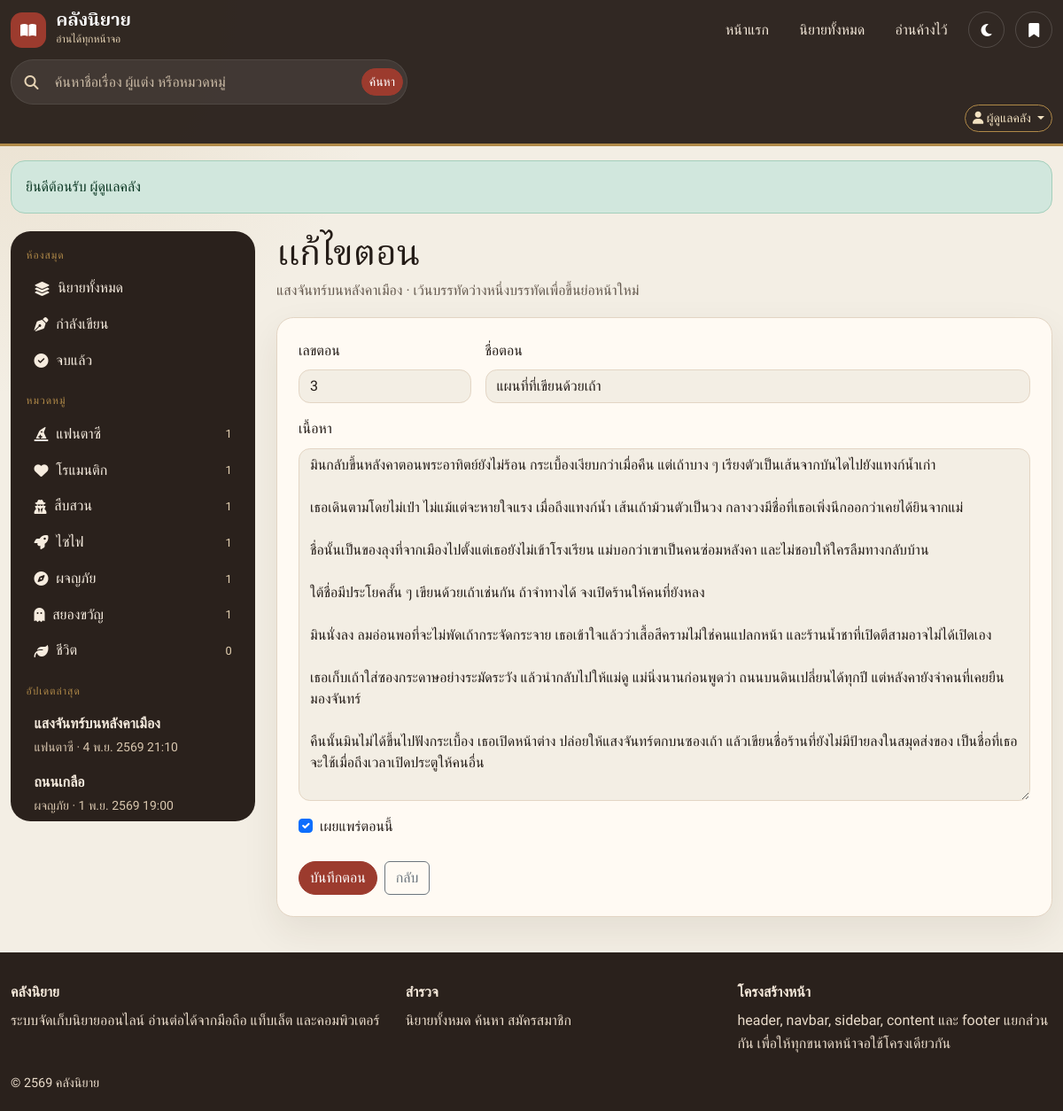
The app's page /index.php?page=admin-chapter-form&novel=1&id=3 (signed in) with its own data.
### tables this page shows
CREATE TABLE users (
    id INT UNSIGNED NOT NULL AUTO_INCREMENT,
    username VARCHAR(50) NOT NULL,
    email VARCHAR(120) NOT NULL,
    password_hash VARCHAR(255) NOT NULL,
    display_name VARCHAR(100) NOT NULL,
    role ENUM('admin', 'member') NOT NULL DEFAULT 'member',
    created_at DATETIME NOT NULL DEFAULT CURRENT_TIMESTAMP,
    updated_at DATETIME NOT NULL DEFAULT CURRENT_TIMESTAMP ON UPDATE CURRENT_TIMESTAMP,
    PRIMARY KEY (id),
    UNIQUE KEY uq_users_username (username),
    UNIQUE KEY uq_users_email (email)
);

CREATE TABLE categories (
    id INT UNSIGNED NOT NULL AUTO_INCREMENT,
    name VARCHAR(80) NOT NULL,
    slug VARCHAR(120) NOT NULL,
    description VARCHAR(255) NOT NULL DEFAULT '',
    icon VARCHAR(60) NOT NULL DEFAULT 'fa-book',
    sort_order INT NOT NULL DEFAULT 0,
    created_at DATETIME NOT NULL DEFAULT CURRENT_TIMESTAMP,
    PRIMARY KEY (id),
    UNIQUE KEY uq_categories_slug (slug)
);

CREATE TABLE novels (
    id INT UNSIGNED NOT NULL AUTO_INCREMENT,
    title VARCHAR(200) NOT NULL,
    slug VARCHAR(220) NOT NULL,
    author_name VARCHAR(120) NOT NULL,
    category_id INT UNSIGNED NOT NULL,
    synopsis TEXT NOT NULL,
    cover_image VARCHAR(255) DEFAULT NULL,
    status ENUM('ongoing', 'completed', 'hiatus') NOT NULL DEFAULT 'ongoing',
    is_published TINYINT(1) NOT NULL DEFAULT 1,
    view_count INT UNSIGNED NOT NULL DEFAULT 0,
    created_by INT UNSIGNED DEFAULT NULL,
    created_at DATETIME NOT NULL DEFAULT CURRENT_TIMESTAMP,
    updated_at DATETIME NOT NULL DEFAULT CURRENT_TIMESTAMP ON UPDATE CURRENT_TIMESTAMP,
    PRIMARY KEY (id),
    UNIQUE KEY uq_novels_slug (slug),
    KEY idx_novels_category (category_id),
    KEY idx_novels_pub_updated (is_published, updated_at),
    CONSTRAINT fk_novels_category FOREIGN KEY (category_id) REFERENCES categories (id) ON UPDATE CASCADE ON DELETE RESTRICT,
    CONSTRAINT fk_novels_user FOREIGN KEY (created_by) REFERENCES users (id) ON UPDATE CASCADE ON DELETE SET NULL
);

CREATE TABLE chapters (
    id INT UNSIGNED NOT NULL AUTO_INCREMENT,
    novel_id INT UNSIGNED NOT NULL,
    chapter_number INT UNSIGNED NOT NULL,
    title VARCHAR(200) NOT NULL,
    content LONGTEXT NOT NULL,
    is_published TINYINT(1) NOT NULL DEFAULT 1,
    view_count INT UNSIGNED NOT NULL DEFAULT 0,
    created_at DATETIME NOT NULL DEFAULT CURRENT_TIMESTAMP,
    updated_at DATETIME NOT NULL DEFAULT CURRENT_TIMESTAMP ON UPDATE CURRENT_TIMESTAMP,
    PRIMARY KEY (id),
    UNIQUE KEY uq_chapter_number (novel_id, chapter_number),
    CONSTRAINT fk_chapters_novel FOREIGN KEY (novel_id) REFERENCES novels (id) ON UPDATE CASCADE ON DELETE CASCADE
);

### includes/library.php (called while the page is built, shortened)
<?php
function novel_select_sql(): string
{
    return 'SELECT n.id, n.title, n.slug, n.author_name, n.category_id, n.synopsis, n.cover_image,
                   n.status, n.is_published, n.view_count, n.created_by, n.created_at, n.updated_at,
                   c.name AS category_name, c.slug AS category_slug, c.icon AS category_icon,
                   (SELECT COUNT(*) FROM chapters ch WHERE ch.novel_id = n.id AND ch.is_published = 1) AS chapter_count,
                   (SELECT COUNT(*) FROM chapters ch2 WHERE ch2.novel_id = n.id) AS chapter_total
            FROM novels n
            INNER JOIN categories c ON c.id = n.category_id';
}
function novel_filters(array $filters): array
{
    $where = [];
    $params = [];
    if (empty($filters['include_unpublished'])) {
        $where[] = 'n.is_published = 1';
    }
    if (!empty($filters['id'])) {
        $where[] = 'n.id = ?';
        $params[] = (int) $filters['id'];
    }
    $order = match ($filters['sort'] ?? 'new') {
        'popular' => 'n.view_count DESC, n.updated_at DESC',
        'title' => 'n.title ASC',
        'old' => 'n.created_at ASC',
        default => 'n.updated_at DESC',
    };
    return [$where, $params, $order];
}
function query_novels(array $filters, int $limit, int $offset = 0): array
{
    [$where, $params, $order] = novel_filters($filters);
    $limit = max(1, min(60, $limit));
    $offset = max(0, $offset);
    $sql = novel_select_sql()
        . ' WHERE ' . implode(' AND ', $where)
        . ' ORDER BY ' . $order
        . ' LIMIT ' . $limit . ' OFFSET ' . $offset;
    $stmt = db()->prepare($sql);
    $stmt->execute($params);
    return $stmt->fetchAll();
}
function find_novel(int $id, bool $includeUnpublished = true): ?array
{
    $rows = query_novels([
        'id' => $id,
        'include_unpublished' => $includeUnpublished,
    ], 1);
    return $rows[0] ?? null;
}
function categories_with_counts(): array
{
    $sql = 'SELECT c.*, COUNT(n.id) AS novel_count
            FROM categories c
            LEFT JOIN novels n ON n.category_id = c.id AND n.is_published = 1
            GROUP BY c.id
            ORDER BY c.sort_order ASC, c.name ASC';
    return db()->query($sql)->fetchAll();
}
function latest_novels(int $limit = 8): array
{
    return query_novels(['sort' => 'new'], $limit);
}
function find_chapter(int $id): ?array
{
    $stmt = db()->prepare('SELECT * FROM chapters WHERE id = ?');
    $stmt->execute([$id]);
    $row = $stmt->fetch();
    return $row ?: null;
}

### config/config.php (called while the page is built, shortened)
<?php
return [
    'db' => [
        'host' => getenv('NOVEL_DB_HOST') ?: '127.0.0.1',
        'port' => (int) (getenv('NOVEL_DB_PORT') ?: 3306),
        'name' => getenv('NOVEL_DB_NAME') ?: 'novel_library',
        'user' => getenv('NOVEL_DB_USER') ?: 'novel_user',
        'pass' => getenv('NOVEL_DB_PASS') ?: 'NovelLib@2026',
        'charset' => 'utf8mb4',
    ],
    'app' => [
        'name' => 'คลังนิยาย',
        'tagline' => 'จัดเก็บ อ่าน และเปิดต่อได้บนมือถือ แท็บเล็ต และคอมพิวเตอร์',
        'timezone' => 'Asia/Bangkok',
        'session_name' => 'klangniyai',
        'debug' => false,
        'show_demo_accounts' => true,
        'per_page' => 9,
    ],
];

### includes/bootstrap.php (called while the page is built, shortened)
<?php
function app_config(): array
{
    static $config = null;
    if ($config === null) {
        $loaded = require APP_ROOT . '/config/config.php';
        $config = is_array($loaded) ? $loaded : [];
    }
    return $config;
}
$config = app_config();
require APP_ROOT . '/includes/functions.php';
require APP_ROOT . '/includes/library.php';

### content/admin/chapter-form.php (the view, shortened to what this page needs)
<?php
$novelId = (int) ($_GET['novel'] ?? old('novel_id', 0));
$chapterId = (int) ($_GET['id'] ?? 0);
$novel = find_novel($novelId, true);
$chapter = $chapterId > 0 ? find_chapter($chapterId) : null;
$hasOld = isset($_SESSION['old']) && is_array($_SESSION['old']);
$published = $hasOld ? (string) old('is_published') === '1' : (int) ($chapter['is_published'] ?? 1) === 1;
$number = (string) old('chapter_number', $chapter['chapter_number'] ?? next_chapter_number($novelId));
$pageTitle = $chapter ? 'แก้ไขตอน' : 'เพิ่มตอน';
?>
<div class="page-heading">
    <h1><?= e($pageTitle) ?></h1>
    <p><?= e($novel['title']) ?> · เว้นบรรทัดว่างหนึ่งบรรทัดเพื่อขึ้นย่อหน้าใหม่</p>
</div>
<form class="panel p-3 p-md-4" method="post" action="<?= e(url('admin-chapter-form', ['novel' => $novelId, 'id' => $chapterId ?: null])) ?>">
    <div class="row g-3">
        <div class="col-md-3">
            <label class="form-label" for="chapter_number">เลขตอน</label>
            <input class="form-control" id="chapter_number" name="chapter_number" type="number" min="1" max="10000" value="<?= e($number) ?>" required>
        </div>
        <div class="col-md-9">
            <label class="form-label" for="title">ชื่อตอน</label>
            <input class="form-control" id="title" name="title" value="<?= e((string) old('title', $chapter['title'] ?? '')) ?>" required maxlength="200">
        </div>
        <div class="col-12">
            <label class="form-label" for="content">เนื้อหา</label>
            <textarea class="form-control" id="content" name="content" rows="16" required><?= e((string) old('content', $chapter['content'] ?? '')) ?></textarea>
        </div>
        <div class="col-12">
            <div class="form-check">
                <input class="form-check-input" type="checkbox" id="is_published" name="is_published" value="1" <?= $published ? 'checked' : '' ?>>
                <label class="form-check-label" for="is_published">เผยแพร่ตอนนี้</label>
            </div>
        </div>
    </div>
    <div class="d-flex flex-wrap gap-2 mt-4">
        <button class="btn btn-seal" type="submit">บันทึกตอน</button>
        <a class="btn btn-outline-secondary" href="<?= e(url('admin-chapters', ['novel' => $novelId])) ?>">กลับ</a>
    </div>
</form>

### includes/navbar.php (shortened to what this page needs)
<?php
$me = current_user();
$appName = (string) (app_config()['app']['name'] ?? 'คลังนิยาย');
$searchValue = ($page ?? '') === 'search' ? (string) ($_GET['q'] ?? '') : '';
?>
<header class="topbar sticky-top">
    <div class="container-xxl">
        <div class="topbar-row">
            <a class="brand" href="<?= e(url('home')) ?>">
                <span class="brand-mark" aria-hidden="true"><i class="fa-solid fa-book-open"></i></span>
                <span>
                    <strong><?= e($appName) ?></strong>
                    <small>อ่านได้ทุกหน้าจอ</small>
                </span>
            </a>
            <nav class="top-links d-none d-lg-flex" aria-label="เมนูหลัก">
                <a class="<?= ($page ?? '') === 'home' ? 'is-active' : '' ?>" href="<?= e(url('home')) ?>">หน้าแรก</a>
                <a class="<?= in_array(($page ?? ''), ['novels', 'novel', 'category'], true) ? 'is-active' : '' ?>" href="<?= e(url('novels')) ?>">นิยายทั้งหมด</a>
                <?php if ($me !== null): ?>
                    <a class="<?= ($page ?? '') === 'history' ? 'is-active' : '' ?>" href="<?= e(url('history')) ?>">อ่านค้างไว้</a>
                <?php endif; ?>
            </nav>
            <div class="top-tools">
                <button class="btn btn-nav" type="button" data-theme-toggle aria-label="สลับโหมดกลางวันและกลางคืน">
                    <i class="fa-solid fa-moon" aria-hidden="true"></i>
                </button>
                <?php if ($me !== null): ?>
                    <a class="btn btn-nav<?= ($page ?? '') === 'bookmarks' ? ' is-active' : '' ?>" href="<?= e(url('bookmarks')) ?>" aria-label="ชั้นหนังสือของฉัน">
                        <i class="fa-solid fa-bookmark" aria-hidden="true"></i>
                    </a>
                <?php endif; ?>
            </div>
        </div>
        <form class="nav-search" method="get" action="index.php" role="search">
            <i class="fa-solid fa-magnifying-glass" aria-hidden="true"></i>
            <input id="nav-q" type="search" name="q" value="<?= e($searchValue) ?>" placeholder="ค้นหาชื่อเรื่อง ผู้แต่ง หรือหมวดหมู่" maxlength="100">
            <button class="btn btn-seal btn-sm" type="submit">ค้นหา</button>
        </form>
        <div class="collapse d-lg-block" id="accountMenu">
            <div class="account-row">
                <?php if ($me === null): ?>
                    <a class="btn btn-outline-gold btn-sm" href="<?= e(url('register')) ?>">สมัครสมาชิก</a>
                    <a class="btn btn-seal btn-sm" href="<?= e(url('login')) ?>">เข้าสู่ระบบ</a>
                <?php else: ?>
                    <div class="dropdown">
                        <button class="btn btn-outline-gold btn-sm dropdown-toggle" type="button" data-bs-toggle="dropdown" aria-expanded="false">
                            <i class="fa-solid fa-user" aria-hidden="true"></i>
                            <?= e($me['display_name']) ?>
                        </button>
                    </div>
                <?php endif; ?>
            </div>
        </div>
    </div>
</header>

### includes/sidebar.php (shortened to what this page needs)
<?php
if (!isset($sidebarData)) {
    $sidebarData = [
        'categories' => categories_with_counts(),
        'latest' => latest_novels(5),
    ];
}
if (!function_exists('render_sidebar_menu')) {
    function render_sidebar_menu(array $sidebarData): void
    {
        global $page;
        $currentCategory = ($page ?? '') === 'category' ? (string) ($_GET['slug'] ?? '') : '';
        $status = ($page ?? '') === 'novels' ? (string) ($_GET['status'] ?? '') : '';
        ?>
        <p class="sidebar-kicker">ห้องสมุด</p>
        <nav class="sidebar-nav" aria-label="ทางลัดในคลัง">
            <a class="<?= $status === '' && ($page ?? '') === 'novels' ? 'is-active' : '' ?>" href="<?= e(url('novels')) ?>">
                <i class="fa-solid fa-layer-group" aria-hidden="true"></i> นิยายทั้งหมด
            </a>
            <a class="<?= $status === 'ongoing' ? 'is-active' : '' ?>" href="<?= e(url('novels', ['status' => 'ongoing'])) ?>">
                <i class="fa-solid fa-pen-nib" aria-hidden="true"></i> กำลังเขียน
            </a>
            <a class="<?= $status === 'completed' ? 'is-active' : '' ?>" href="<?= e(url('novels', ['status' => 'completed'])) ?>">
                <i class="fa-solid fa-circle-check" aria-hidden="true"></i> จบแล้ว
            </a>
        </nav>
        <p class="sidebar-kicker">หมวดหมู่</p>
        <nav class="sidebar-nav" aria-label="หมวดหมู่">
            <?php foreach ($sidebarData['categories'] as $category): ?>
                <a class="<?= $currentCategory === $category['slug'] ? 'is-active' : '' ?>" href="<?= e(url('category', ['slug' => $category['slug']])) ?>">
                    <i class="<?= e(icon_class((string) $category['icon'])) ?>" aria-hidden="true"></i>
                    <span><?= e($category['name']) ?></span>
                    <em><?= number_format((int) $category['novel_count']) ?></em>
                </a>
            <?php endforeach; ?>
        </nav>
        <p class="sidebar-kicker">อัปเดตล่าสุด</p>
        <ul class="latest-list">
            <?php foreach ($sidebarData['latest'] as $novel): ?>
                <li>
                    <a href="<?= e(url('novel', ['slug' => $novel['slug']])) ?>">
                        <strong><?= e($novel['title']) ?></strong>
                        <small><?= e($novel['category_name']) ?> · <?= e(thai_datetime((string) $novel['updated_at'])) ?></small>
                    </a>
                </li>
            <?php endforeach; ?>
        </ul>
        <?php
    }
}
$mode = $sidebarMode ?? 'desktop';
if ($mode === 'offcanvas'): ?>
    <div class="offcanvas offcanvas-start sidebar-offcanvas" tabindex="-1" id="sidebarOffcanvas" aria-labelledby="sidebarOffcanvasLabel">
        <div class="offcanvas-header">
            <h2 class="offcanvas-title" id="sidebarOffcanvasLabel">สารบัญคลัง</h2>
            <button type="button" class="btn-close btn-close-white" data-bs-dismiss="offcanvas" aria-label="ปิด"></button>
        </div>
        <div class="offcanvas-body">
            <?php render_sidebar_menu($sidebarData); ?>
        </div>
    </div>
<?php else: ?>
    <aside class="sidebar" aria-label="สารบัญ">
        <?php render_sidebar_menu($sidebarData); ?>
    </aside>
<?php endif; ?>

### records on screen
users: display_name "ผู้ดูแลคลัง"
categories: name "แฟนตาซี", novel_count "1"
categories: name "โรแมนติก", novel_count "1"
categories: name "สืบสวน", novel_count "1"
categories: name "ไซไฟ", novel_count "1"
categories: name "ผจญภัย", novel_count "1"
categories: name "สยองขวัญ", novel_count "1"
categories: name "ชีวิต", novel_count "0"
novels: title "แสงจันทร์บนหลังคาเมือง", category.name "แฟนตาซี", updated_at "4 พ.ย. 2569 21:10"
novels: title "ถนนเกลือ", category.name "ผจญภัย", updated_at "1 พ.ย. 2569 19:00"
chapters: chapter_number "3", title "แผนที่ที่เขียนด้วยเถ้า", content "มินกลับขึ้นหลังคาตอนพระอาทิตย์ยังไม่ร้อน กระเบื้องเงียบกว่าเมื่อคืน แต่เถ้าบาง ๆ เรียงตัวเป็นเส้นจากบันไดไปยังแทงก์น้ำเก่า เธอเดินตามโดยไม่เป่า ไม่แม้แต่จะหายใจแรง เมื่อถึงแทงก์น้ำ เส้นเถ้าม้วนตัวเป็นวง กลางวงมีชื่อที่เธอเพิ่งนึกออกว่าเคยได้ยินจากแม่ ชื่อนั้นเป็นของลุงที่จากเมืองไปตั้งแต่เธอยังไม่เข้าโรงเรียน แม่บอกว่าเขาเป็นคนซ่อมหลังคา และไม่ชอบให้ใครลืมทางกลับบ้าน ใต้ชื่อมีประโยคสั้น ๆ เขียนด้วยเถ้าเช่นกัน ถ้าจำทางได้ จงเปิดร้านให้คนที่ยังหลง มินนั่งลง ลมอ่อนพอที่จะไม่พัดเถ้ากระจัดกระจาย เธอเข้าใจแล้วว่าเสื้อสีครามไม่ใช่คนแปลกหน้า และร้านน้ำชาที่เปิดตีสามอาจไม่ได้เปิดเอง เธอเก็บเถ้าใส่ซองกระดาษอย่างระมัดระวัง แล้วนำกลับไปให้แม่ดู แม่นิ่งนานก่อนพูดว่า ถนนบนดินเปลี่ยนได้ทุกปี…", is_published "☑"

### other values on screen
$appName "คลังนิยาย"
$flash['message'] "ยินดีต้อนรับ ผู้ดูแลคลัง"
$pageTitle "แก้ไขตอน"
